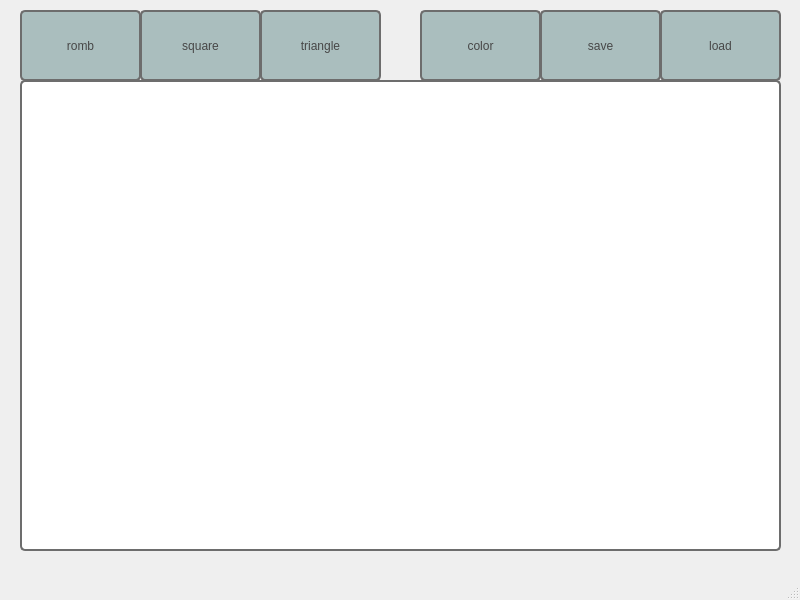
<?xml version="1.0" encoding="UTF-8"?>
<ui version="4.0">
 <class>MainWindow</class>
 <widget class="QMainWindow" name="MainWindow">
  <property name="geometry">
   <rect>
    <x>0</x>
    <y>0</y>
    <width>800</width>
    <height>600</height>
   </rect>
  </property>
  <property name="windowTitle">
   <string>MainWindow</string>
  </property>
  <widget class="QWidget" name="centralwidget">
   <widget class="QGraphicsView" name="graphicsView">
    <property name="geometry">
     <rect>
      <x>20</x>
      <y>80</y>
      <width>761</width>
      <height>471</height>
     </rect>
    </property>
    <property name="styleSheet">
     <string notr="true">background-color: rgb(255, 255, 255);
border: 2px solid #6d6d6d; 
    border-radius: 5px;</string>
    </property>
   </widget>
   <widget class="QPushButton" name="rom">
    <property name="geometry">
     <rect>
      <x>20</x>
      <y>10</y>
      <width>121</width>
      <height>71</height>
     </rect>
    </property>
    <property name="styleSheet">
     <string notr="true">QPushButton
 {
    font: 15pt &quot;Terminal&quot;;
    color: rgb(71, 71, 71);
    background-color: rgb(170, 190, 190);
    border: 2px solid #6d6d6d; 
    border-radius: 5px;
    padding: 5px; 
    transition: background-color 0.2s, transform 0.1s; 
}
QPushButton:hover
{
    background-color: rgb(190, 210, 210);
}
QPushButton:pressed {
    background-color: rgb(150, 170, 170);
    transform: scale(1.05); 
}</string>
    </property>
    <property name="text">
     <string>romb</string>
    </property>
   </widget>
   <widget class="QPushButton" name="squ">
    <property name="geometry">
     <rect>
      <x>140</x>
      <y>10</y>
      <width>121</width>
      <height>71</height>
     </rect>
    </property>
    <property name="styleSheet">
     <string notr="true">QPushButton
 {
    font: 15pt &quot;Terminal&quot;;
    color: rgb(71, 71, 71);
    background-color: rgb(170, 190, 190);
    border: 2px solid #6d6d6d; 
    border-radius: 5px;
    padding: 5px; 
    transition: background-color 0.2s, transform 0.1s; 
}
QPushButton:hover
{
    background-color: rgb(190, 210, 210);
}
QPushButton:pressed {
    background-color: rgb(150, 170, 170);
    transform: scale(1.05); 
}</string>
    </property>
    <property name="text">
     <string>square</string>
    </property>
   </widget>
   <widget class="QPushButton" name="tri">
    <property name="geometry">
     <rect>
      <x>260</x>
      <y>10</y>
      <width>121</width>
      <height>71</height>
     </rect>
    </property>
    <property name="styleSheet">
     <string notr="true">QPushButton
 {
    font: 15pt &quot;Terminal&quot;;
    color: rgb(71, 71, 71);
    background-color: rgb(170, 190, 190);
    border: 2px solid #6d6d6d; 
    border-radius: 5px;
    padding: 5px; 
    transition: background-color 0.2s, transform 0.1s; 
}
QPushButton:hover
{
    background-color: rgb(190, 210, 210);
}
QPushButton:pressed {
    background-color: rgb(150, 170, 170);
    transform: scale(1.05); 
}</string>
    </property>
    <property name="text">
     <string>triangle</string>
    </property>
   </widget>
   <widget class="QPushButton" name="col">
    <property name="geometry">
     <rect>
      <x>420</x>
      <y>10</y>
      <width>121</width>
      <height>71</height>
     </rect>
    </property>
    <property name="styleSheet">
     <string notr="true">QPushButton
 {
    font: 15pt &quot;Terminal&quot;;
    color: rgb(71, 71, 71);
    background-color: rgb(170, 190, 190);
    border: 2px solid #6d6d6d; 
    border-radius: 5px;
    padding: 5px; 
    transition: background-color 0.2s, transform 0.1s; 
}
QPushButton:hover
{
    background-color: rgb(190, 210, 210);
}
QPushButton:pressed {
    background-color: rgb(150, 170, 170);
    transform: scale(1.05); 
}</string>
    </property>
    <property name="text">
     <string>color</string>
    </property>
   </widget>
   <widget class="QPushButton" name="sav">
    <property name="geometry">
     <rect>
      <x>540</x>
      <y>10</y>
      <width>121</width>
      <height>71</height>
     </rect>
    </property>
    <property name="styleSheet">
     <string notr="true">QPushButton
 {
    font: 15pt &quot;Terminal&quot;;
    color: rgb(71, 71, 71);
    background-color: rgb(170, 190, 190);
    border: 2px solid #6d6d6d; 
    border-radius: 5px;
    padding: 5px; 
    transition: background-color 0.2s, transform 0.1s; 
}
QPushButton:hover
{
    background-color: rgb(190, 210, 210);
}
QPushButton:pressed {
    background-color: rgb(150, 170, 170);
    transform: scale(1.05); 
}</string>
    </property>
    <property name="text">
     <string>save</string>
    </property>
   </widget>
   <widget class="QPushButton" name="loa">
    <property name="geometry">
     <rect>
      <x>660</x>
      <y>10</y>
      <width>121</width>
      <height>71</height>
     </rect>
    </property>
    <property name="styleSheet">
     <string notr="true">QPushButton
 {
    font: 15pt &quot;Terminal&quot;;
    color: rgb(71, 71, 71);
    background-color: rgb(170, 190, 190);
    border: 2px solid #6d6d6d; 
    border-radius: 5px;
    padding: 5px; 
    transition: background-color 0.2s, transform 0.1s; 
}
QPushButton:hover
{
    background-color: rgb(190, 210, 210);
}
QPushButton:pressed {
    background-color: rgb(150, 170, 170);
    transform: scale(1.05); 
}</string>
    </property>
    <property name="text">
     <string>load</string>
    </property>
   </widget>
  </widget>
  <widget class="QMenuBar" name="menubar">
   <property name="geometry">
    <rect>
     <x>0</x>
     <y>0</y>
     <width>800</width>
     <height>21</height>
    </rect>
   </property>
  </widget>
  <widget class="QStatusBar" name="statusbar"/>
 </widget>
 <resources/>
 <connections/>
</ui>
